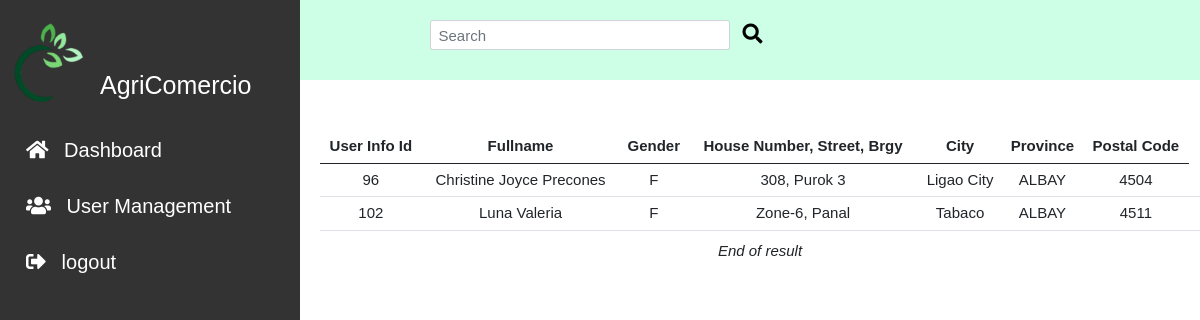
/admin/customer.php, run on an earlier commit of the app's database.
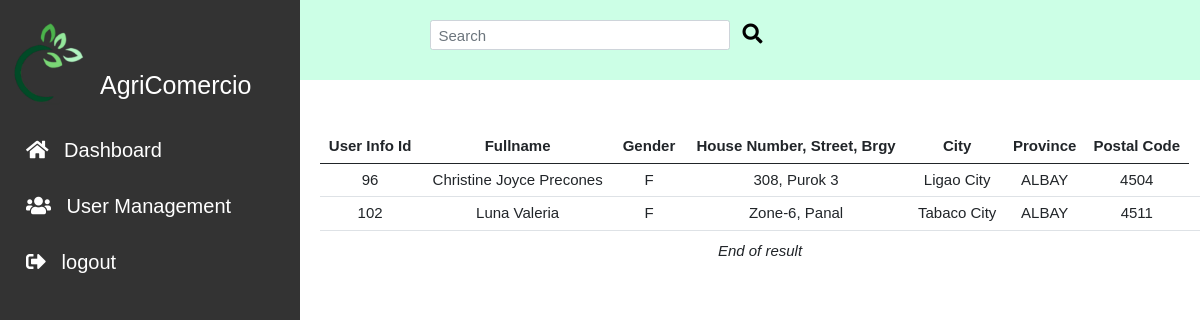
And on a later commit of the database.
### tables this page shows
CREATE TABLE `user_info` (
  `user_info_id` int(11) NOT NULL,
  `user_fullname` varchar(128) NOT NULL,
  `user_ref_num` varchar(64) NOT NULL,
  `gender` varchar(20) NOT NULL,
  `contact_details` varchar(20) NOT NULL,
  `house_no_street_brgy` varchar(128) NOT NULL,
  `city` varchar(128) NOT NULL,
  `province` varchar(128) NOT NULL,
  `postal_code` int(11) NOT NULL,
  `user_type` varchar(55) NOT NULL
);

### admin/customer.php (the view, shortened to what this page needs)
<!DOCTYPE html>
<?php
include_once ('../includes/db_conn.php');
$searchkey="";
?>
<!DOCTYPE html>
<html lang="en">
<head>
    <link rel="stylesheet" href="../css/bootstrap.min.css">
    <link rel="stylesheet" href="../css/style.css">
    <link rel="stylesheet" href="../css/fontawesome.css">
    <link rel="stylesheet" href="https://cdnjs.cloudflare.com/ajax/libs/font-awesome/5.15.2/css/all.min.css">
</head>
<body>
<header id="header">
<section id= "search">
        <div class = "container-fluid">
            <form action="customer.php" method="GET" class="d-flex">
                <input id="searchbar" name="searchkey" class="form-control me-2" type="search" placeholder="Search" aria-label="Search">
                <button class="btn btn-light" type="submit"><i class="fas fa-search"></i></button>
            </form>
        </div>
    </section>
</header>
<body>
<div class="sidenav">
  <div class="sidenav-title">
    <div class="sidenav_image">
      <img src="../img/logo1.png" alt=""width = "90px ">
      <h1>AgriComercio</h1>
    </div>
  </div>
  <a href="index.php"><i class="fas fa-home"></i> Dashboard</a>
  <a href="user.php"><i class="fas fa-users"></i> User Management</a>
  <a href="../logout.php"><i class="fas fa-sign-out-alt"></i> logout </a>
</div>
<main>
        <div class="main__container">
          <div class="container_fluid">
                <div class="row" id="contentPanel">
                <div class="col-12">
                <?php
                if($searchkey == ""){
                                    $sql =" SELECT
                                    `user_info_id`,
                                    `user_fullname`,
                                    `user_ref_num`,
                                    `gender`,
                                    `contact_details`,
                                    `house_no_street_brgy`,
                                    `city`,
                                    `province`,
                                    `postal_code`,
                                    `user_type`
                                    FROM `user_info`
                                    WHERE user_type = 'Customer';";
                    $stmt=mysqli_stmt_init($conn);
                    if (!mysqli_stmt_prepare($stmt, $sql)){
                    echo "Statement Failed.";
                    exit();
                    }
                }
                mysqli_stmt_execute($stmt);
                $resultData = mysqli_stmt_get_result($stmt);
                $arr=array();
                while($row = mysqli_fetch_assoc($resultData)){
                array_push($arr,$row);
                }
                if(!empty($arr)){
                    echo "<table class='table'>";
                    echo "<thead>";
                    echo "<th> User Info Id </th>";
                    echo "<th> Fullname</th>";
                    echo "<th> Gender </th>";
                    echo "<th> House Number, Street, Brgy </th>";
                    echo "<th> City </th>";
                    echo "<th> Province </th>";
                    echo "<th> Postal Code </th>";
                    echo "</thead>";
                    foreach($arr as $key => $val){
                    echo "<tr>";
                    echo "<td>" . $val ['user_info_id']         . "</td>";
                    echo "<td>" . $val ['user_fullname']   . "</td>";
                    echo "<td>" . $val ['gender']          .  " </td> ";
                    echo "<td>" . $val ['house_no_street_brgy'] .  " </td>";
                    echo "<td>" . $val ['city'] .  " </td>";
                    echo "<td>" . $val ['province'] .  " </td>";
                    echo "<td>" . $val ['postal_code'] .  " </td>";
                    echo "<td>";
                    echo "</tr>";
                    }
                  ?>
                    <?php
                    echo "</table>";
                    }
                    else{
                    echo "<h4> No Records Found.</h4>";
                    }
                ?>
                    <div
                    class='text-center'><em>End of result</em>
                    </div>
                </div>
                </div>
          </div>
      </main>
</body>
</html>

What changed in the data, as far as the page shows it:
changed user_info "Luna Valeria": city "Tabaco" → "Tabaco City"
